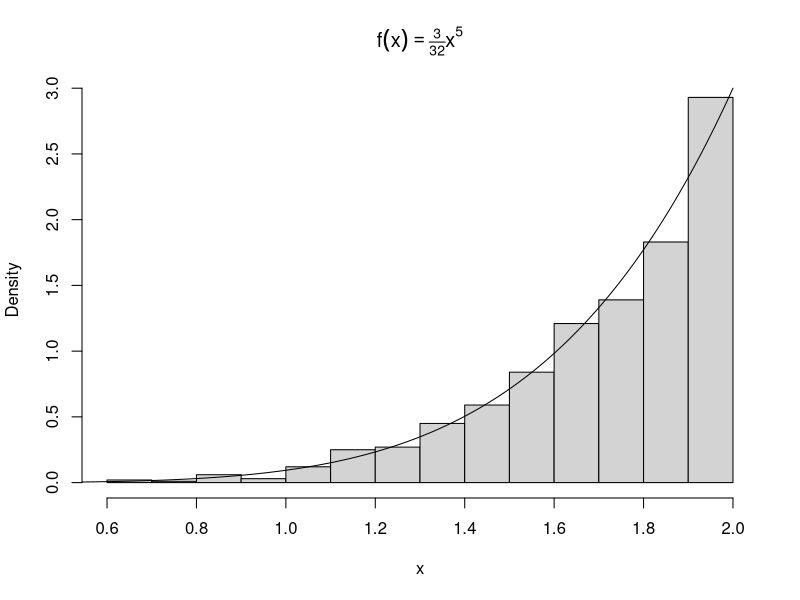
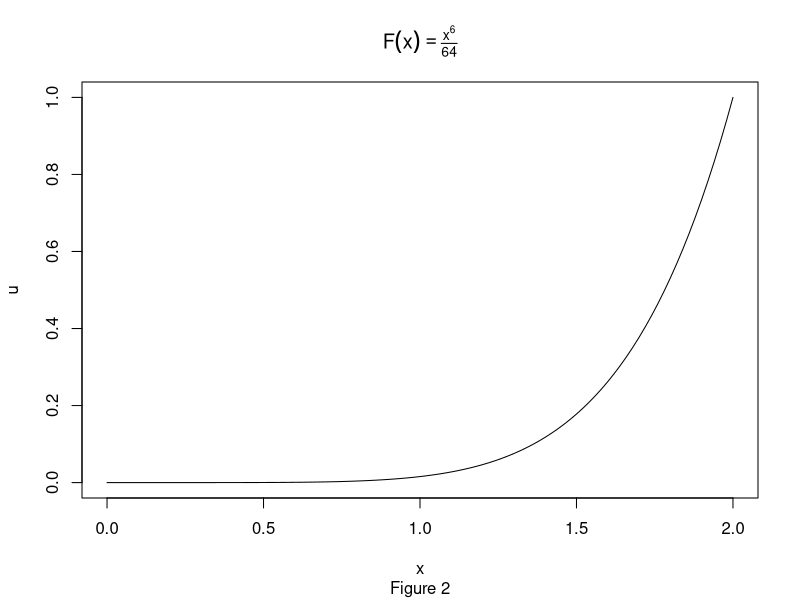
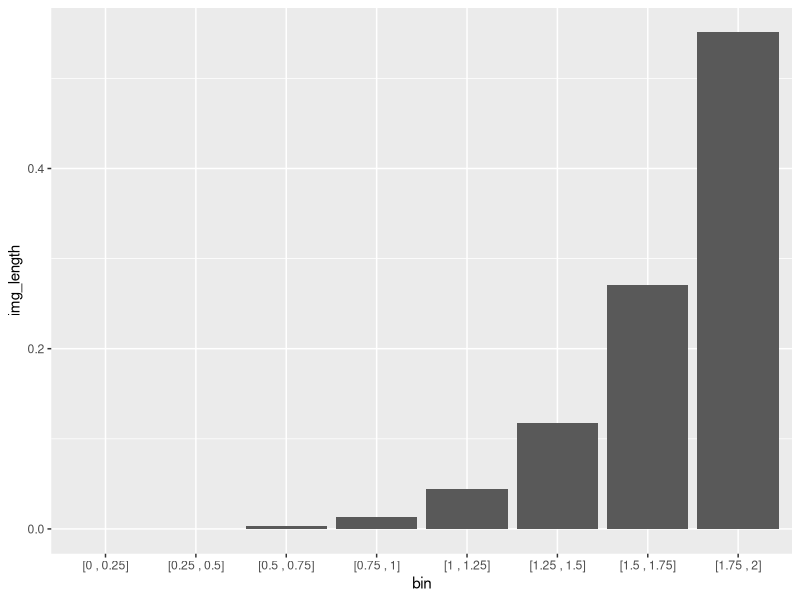
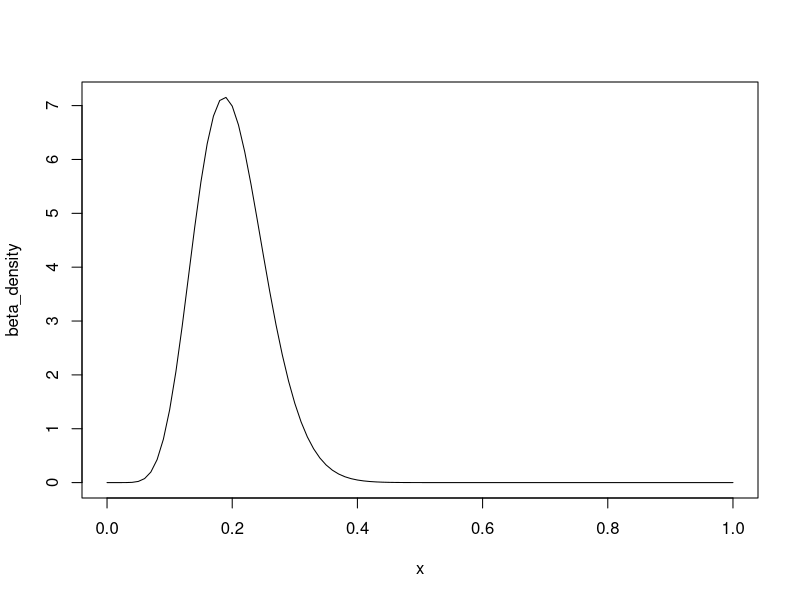
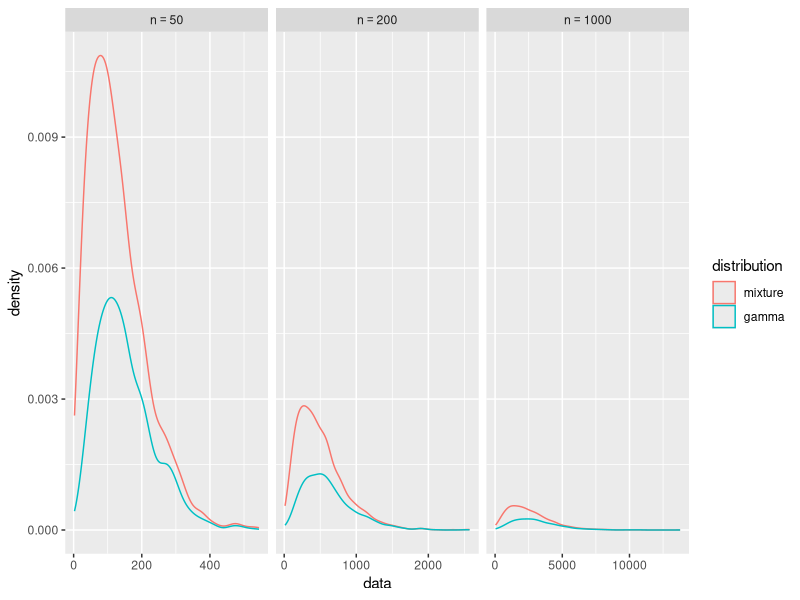
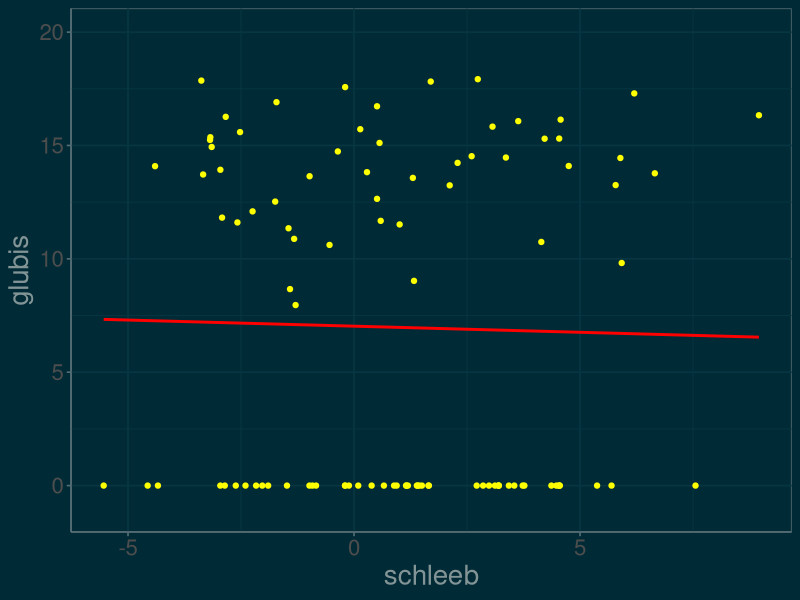
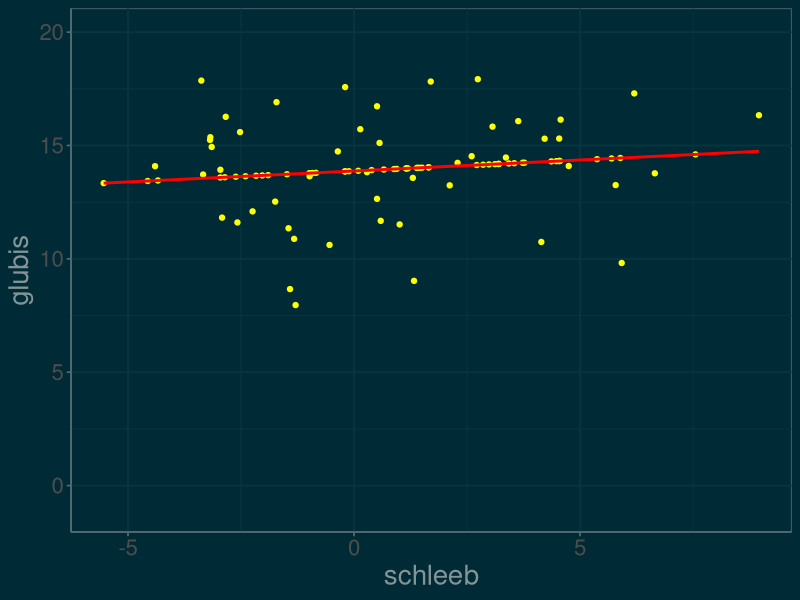
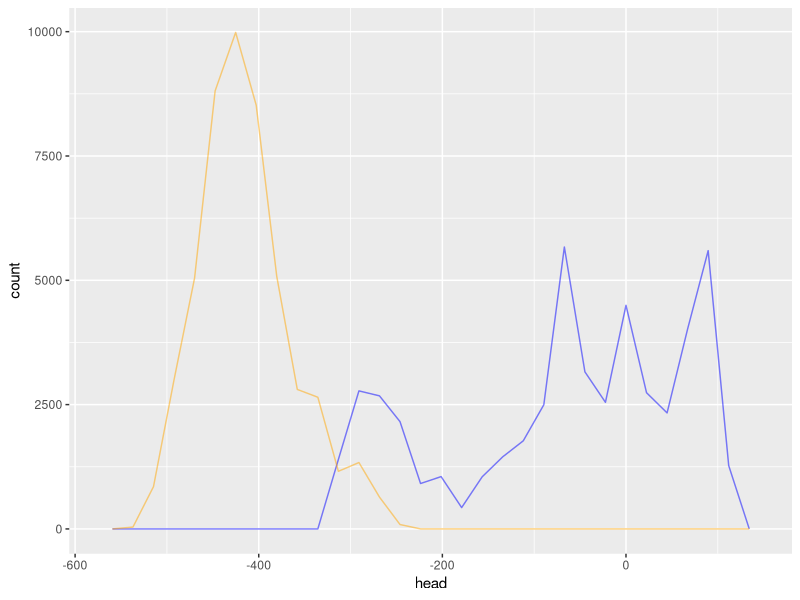

These charts were generated, in order, by the following R code:
## ---- chunk 1
knitr::opts_chunk$set(cache=TRUE)
library(tidyverse)
library(stringr)
## ---- chunk 2
n <- 1000
u <- runif(n)
x <- 2*u^(1/6)
hist(x, probability = TRUE, main = expression(f(x)==textstyle(frac(3,32))*x^5))
y <- seq(0, 2, .01)
lines(y, 3/32 * y^5)
## ---- chunk 3
F <- function(x){x^6 / 64}
plot.function(F, from = 0, to = 2, ylab = "u", main = expression(F(x)==textstyle(frac(x^6,64))), sub = "Figure 2")
## ---- chunk 4
init_points <- seq(0, 1.75, .25)
end_points <- seq(.25, 2, .25)
img_init_points <- round(F(init_points),3)
img_end_points <- round(F(end_points),3)
img_length <- round(img_end_points - img_init_points,3)

as_interval <- function(a, b){
  str_c("[", a, " , ", b, "]")
}

img_table <- tibble(
  bin = as_interval(init_points, end_points),
  image = as_interval(img_init_points, img_end_points),
  img_length = img_length

)

knitr::kable(img_table, caption = "Note infinitesimals truncated to 0")

img_plot <- ggplot(data = img_table, mapping = aes(x = bin, y = img_length)) +
  geom_bar(stat = "identity")
  

## ---- chunk 5
img_plot
## ---- chunk 6
a <- 10
b <- 40
beta_density <- function(x) {
  (1/beta(a,b)) * x^(a-1) * (1-x)^(b-1)
}

plot.function(beta_density, from = 0, to = 1)
## ---- chunk 7
beta_mode <- function(a,b){
  (a-1)/(a+b-2)
}
my_x <- beta_mode(a,b)
my_c <- beta_density(my_x) 

## ---- chunk 8
n <- 1000  #target sample size
k <- 0     #counter for accepted
j <- 0     #iterations
y <- numeric(n)
acceptance_ratio <- function(x){beta_density(x)/my_c}

while(k < n){
  acceptance_threshold <- runif(1)
  j <- j + 1
  x <- runif(1)    #random variate from g
  if(acceptance_ratio(x) > acceptance_threshold){
    #accept x
    k <- k + 1
    y[k] <-  x
  }
}
## ---- chunk 9
library(stringr)
#compare empirical and theoretical percentiles
p <- seq(.1, .9, .1)
Qsim <- quantile(y, p) #quantiles of sample
Q <- qbeta(p, a, b)    #theoretical quantiles
percentiles <- str_c(as.character(seq(10,90,10)),"%")
my_table <- rbind(Qsim, Q)
names(my_table) <- percentiles
knitr::kable(my_table, caption = "Pariwise comparison of empirical and theorectical quantile")

## ---- chunk 10
library(tidyverse)
n <- 1000
nu <- 6
X <- matrix(rnorm(n*nu), n, nu)^2
y <- rowSums(X)

comp <- data.frame(
theoretical = c(nu, 2*nu),
empirical = c(mean(y), mean(y^2) - (mean(y))^2),
row.names = c("mean", "variance")
)

knitr::kable(comp)


## ---- chunk 11
library(tidyverse)

N <- 1000 # sample size
n <- 50
r <- 3
gamma_mixture <- function(n = 50, r = 3, N = 1000){
  # n is the number of variables we are mixing
  # N is the sample size we a generating 
  index <- 1:n
  weights <- index/((n*(n+1))/2)
  index_sample <- sample(index, size = N, replace = TRUE, prob = weights)
  lambda <- 1/index_sample
  mixture_sample <- rgamma(N, shape = r, rate = lambda)
  mixture_sample
}

sizes <- c(50, 200, 1000)

sizes %>%
  map(function(x) gamma_mixture(n = x)) ->
  mixture_list

sizes %>%
  map(function(x) rgamma(N, shape = r, rate = 1/x)) -> 
  gamma_list

df <- tibble(
  data = c(mixture_list, gamma_list),
  n_size = rep(sizes, times = 2),
  distribution = factor(rep(c("mixture", "gamma"), each = 3), levels = c("mixture", "gamma"))
)

library(magrittr)
library(scales)
df %<>% unnest()

ggplot(data = df, aes(x = data)) +
  geom_density(position = "stack", aes(color = distribution)) +
  scale_x_continuous(breaks = scales::pretty_breaks(n = 3)) +
  facet_grid(. ~n_size, scales = "free",  labeller = label_bquote(cols = n == .(n_size)))

## ---- chunk 12
m <- 10000
x <- runif(m)
theta.hat <- round(mean(exp(-x)),6)
soln <- round(1-exp(-1),6)
st_err <- format((1/m)*(sum(exp(-x)-theta.hat)^2)^(1/2), digits = 3)

## ---- chunk 13
m <- 10^5
sample <- rexp(m, rate = 1)
h <- function(x){
  sin(x^2)*exp(-x^2 + x)
}
estimate <- sum(h(sample))/m


## ---- chunk 14
library(ggthemes)
library(MASS)

set.seed(3)
n <- 100     #sample size
d <- 2       #dimension
mu <- c(1,14) #vector of means
SIGMA <- matrix(c(12,3,3,6), ncol = 2, byrow = TRUE)

slime_data <- data.frame(mvrnorm(n, mu, Sigma = SIGMA))

names(slime_data) = c("schleeb", "glubis")

lost_data <- sample(1:n, size = n/2)

slime_data[lost_data, 2] <- 0 #Set the lost data values to 0


slime_plot <- ggplot(slime_data, aes(schleeb, glubis)) + 
  geom_point(color = "yellow") + 
  theme_solarized(light = FALSE) + 
  theme(text = element_text(size=20, color = "green")) +
  stat_smooth(method = "lm", color = "red", se = FALSE) + 
  coord_cartesian(ylim = c(-1,20))


## ---- chunk 15
slime_plot
## ---- chunk 16
#construct a function that computes MLE's
theta_hat_estimator <- function(schleeb = slime_data$schleeb, glubis = slime_data$glubis){
mu_1 <- mean(schleeb)
mu_2 <- mean(glubis)
sigma_1 <- sd(schleeb)
sigma_2 <- sd(glubis)
rho <- cor(schleeb,glubis)
return(c(mu_1, mu_2, sigma_1, sigma_2, rho))
}
## ---- chunk 17
#construct a function to update the slime data from slime_j -> slime_j+1
impute_glubis <- function(x_1, mu_1, mu_2, sigma_1, sigma_2, rho){
  mu_2 + rho*(sigma_2/sigma_1) * (x_1 - mu_1)
}

## ---- chunk 18
#Run the EM algorithm
epsilon <- .000005 # convergence threshold

theta_hat_0 <- rep(0,5)  #initialize temp variable
theta_hat_1 <- theta_hat_estimator(slime_data$schleeb, slime_data$glubis)
var_path <- c(0,theta_hat_1)
step = 1

condition <- function(){
  #convergence condition
  sqrt(sum((theta_hat_1 - theta_hat_0)^2)) > epsilon
}

while(condition()) {
  #EM algorithm
 
    slime_data[lost_data, 2] <- impute_glubis(slime_data[lost_data, 1], theta_hat_1[1], theta_hat_1[2], theta_hat_1[3], theta_hat_1[4], theta_hat_1[5])
  
  theta_hat_0 = theta_hat_1
  
  theta_hat_1 = theta_hat_estimator(slime_data$schleeb, slime_data$glubis)
  
  var_path = rbind(var_path, c(step, theta_hat_1))
  
  step = step + 1
}

knitr::kable(var_path, booktabs = F, align = c("c"), 
             col.names =  c("step", "$\\mu_1$", "$\\mu_2$", "$\\sigma_1$", "$\\sigma_2$", "$\\rho$")
             )
## ---- chunk 19
slime_plot %+% slime_data
## ---- chunk 20
t <- 10^5
rho <- 1
markov_chain <- numeric(t)
markov_chain[1] = rnorm(1)
for(i in 2:t){
  markov_chain[i] <- rnorm(n = 1, mean = markov_chain[i-1] * rho, sd = 1 )
}



mc_frame <- data.frame(head = markov_chain[1:(10^5/2)],
                       tail = markov_chain[(10^5/2+1):10^5])

ggplot(data = mc_frame) +
  geom_freqpoly(aes(x = head), col = "blue",  alpha = .5) + 
  geom_freqpoly(aes(x = tail), col = "orange", alpha = .5) 
## ---- chunk 21
t <- 10^5
rho <- .9
markov_chain <- numeric(t)
markov_chain[1] = rnorm(1)
for(i in 2:t){
  markov_chain[i] <- rnorm(n = 1, mean = markov_chain[i-1] * rho, sd = 1 )
}

stationary_distribution <-  rnorm(n = t, mean = 0, sd = sqrt(1/(1-rho^2)))

mc_frame <- data.frame(mc = markov_chain,
                       s_dis = stationary_distribution)

ggplot(data = mc_frame) +
  geom_freqpoly(aes(x = mc), col = "blue",  alpha = .5) + 
  geom_freqpoly(aes(x = s_dis), col = "orange", alpha = .5) 
## ---- chunk 22
library(mvtnorm)

N <- 10^5

chain <- matrix(rep(0,N*2), nrow = N)

#initialize X_0
chain[1,] <- c(2,2)

#acceptance function
f <- function(x){ dmvnorm(x)}


acceptance <- function(y, x){
  min(f(y)/f(x) , 1)
}

#generates candidate move
biv_rnorm <- function(){
  rnorm(n = 2, sd = 3)
}

#sample the chain
for(t in 1:(N-1)){

X_t <- chain[t,]

Y <- X_t + 2 * biv_rnorm()

alpha <- acceptance(Y, X_t)

u <- runif(n = 1)


if(u < alpha){
  chain[t+1,] <- Y
}
else{
  chain[t+1,] <- X_t
}


}

hist(chain[,1])
hist(chain[,2])

## ---- chunk 23
g47=rgamma(5000,4,7)
u=runif(5000,max=dgamma(g47,4,7))
x=g47[u<dgamma(g47,4.3,6.2)]
par(mfrow=c(1,3),mar=c(4,4,1,1))
hist(x,freq=FALSE,xlab="",ylab="",col="wheat2",
main="a: Accept-Rej with Ga(4.7) prop")
curve(dgamma(x,4.3,6.2),lwd=2,col="sienna",add=T)

a <- length(x)/5000

X=rep(0,5000)
X[1]=rgamma(1,4.3,6.2)
for (t in 2:5000){
rho=(dgamma(X[t-1],4,7)*dgamma(g47[t],4.3,6.2))/
(dgamma(g47[t],4,7)*dgamma(X[t-1],4.3,6.2))
X[t]=X[t-1]+(g47[t]-X[t-1])*(runif(1)<rho) #move to g47[t] if it is accepted, otherwise stay
}
hist(X,freq=FALSE,xlab="",ylab="",col="wheat2",
main="b: Met-Hast with Ga(4,7) prop")
curve(dgamma(x,4.3,6.2),lwd=2,col="sienna",add=T)

b <- length(unique(X))/5000

g56=rgamma(5000,5,6)
X[1]=rgamma(1,4.3,6.2)
for (t in 2:5000){
rho=(dgamma(X[t-1],5,6)*dgamma(g56[t],4.3,6.2))/
(dgamma(g56[t],5,6)*dgamma(X[t-1],4.3,6.2))
X[t]=X[t-1]+(g56[t]-X[t-1])*(runif(1)<rho)
}
c <- length(unique(X))/5000
hist(X,freq=FALSE,xlab="",ylab="",col="wheat2",
main="c: Met-Hast with Ga(5,6) prop")
curve(dgamma(x,4.3,6.2),lwd=2,col="sienna",add=T)
